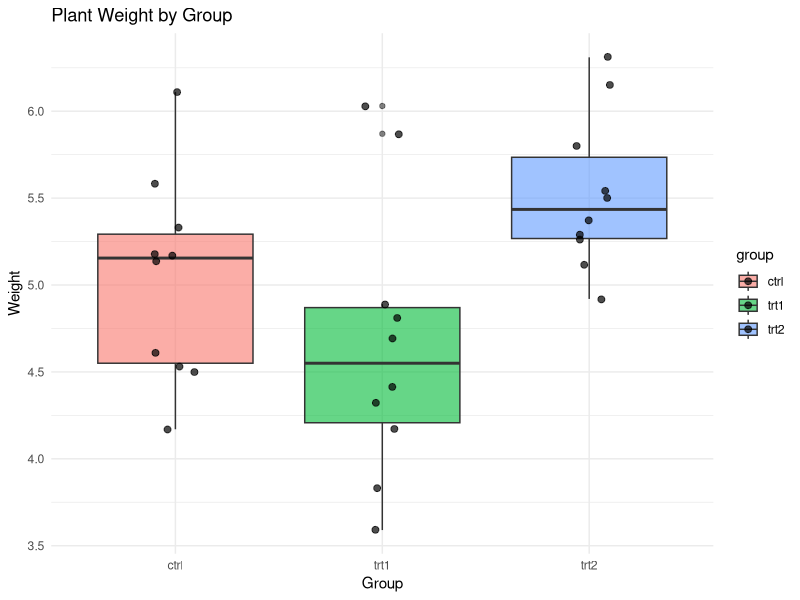
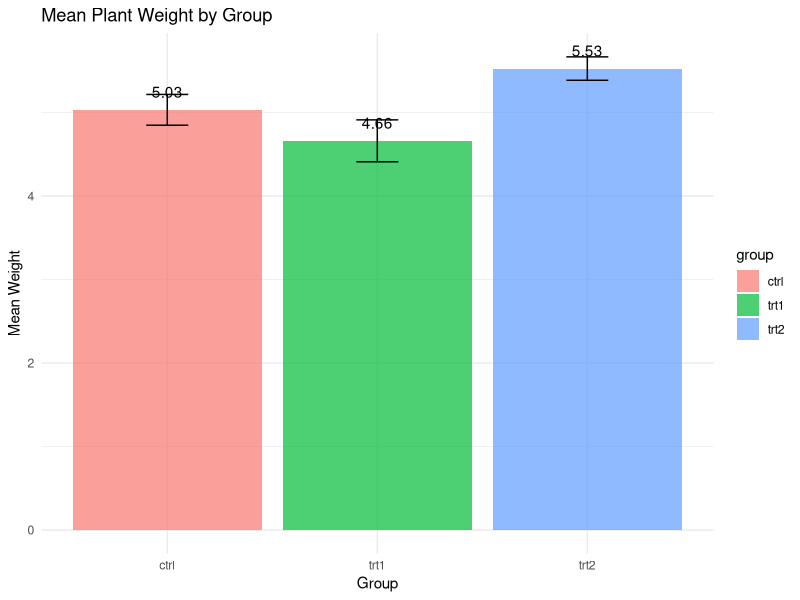
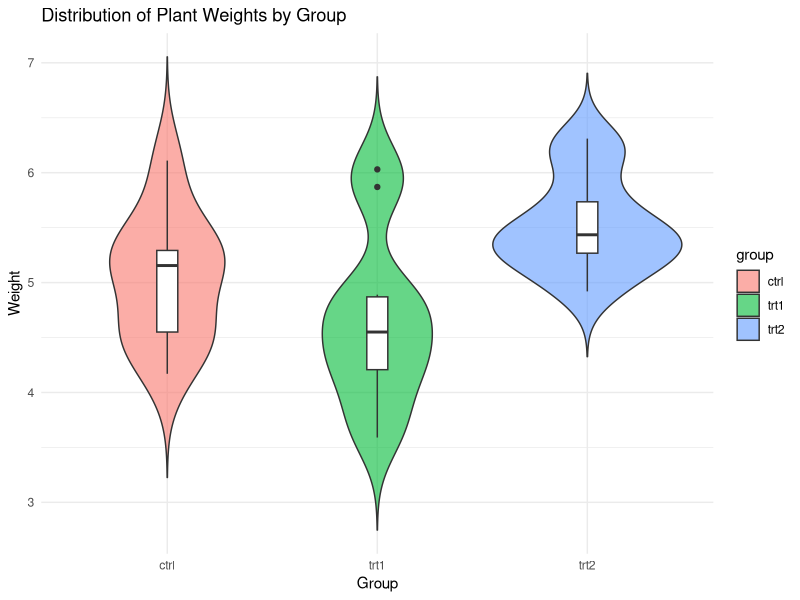

Recreate these plots in R, in order.
## ---- chunk 1
head(PlantGrowth)
summary(PlantGrowth)
table(PlantGrowth$group)
## ---- chunk 2
install.packages("dplyr", repos = "https://cloud.r-project.org")
library(dplyr)
install.packages("ggplot2", repos = "https://cloud.r-project.org")
library(ggplot2)

PlantGrowth %>%
  group_by(group) %>%
  summarise(
    mean_weight = mean(weight),
    sd_weight = sd(weight),
    n = n()
  )
## ---- chunk 3
install.packages("ggplot2", repos = "https://cloud.r-project.org")
library(ggplot2)

ggplot(PlantGrowth, aes(x = group, y = weight, fill = group)) +
  geom_boxplot(alpha = 0.6) +
  geom_jitter(width = 0.1, size = 2, alpha = 0.7) +
  labs(title = "Plant Weight by Group",
       x = "Group",
       y = "Weight") +
  theme_minimal()
## ---- chunk 4
install.packages("dplyr", repos = "https://cloud.r-project.org")
library(ggplot2)
install.packages("ggplot2", repos = "https://cloud.r-project.org")
library(dplyr)

stats <- PlantGrowth %>%
  group_by(group) %>%
  summarise(
    mean_weight = mean(weight),
    se = sd(weight) / sqrt(n())
  )
ggplot(stats, aes(x = group, y = mean_weight, fill = group)) +
  geom_col(alpha = 0.7) +
  geom_errorbar(aes(ymin = mean_weight - se, ymax = mean_weight + se),
                width = 0.2, color = "black") +
  geom_text(aes(label = round(mean_weight, 2)), vjust = -1) +
  labs(title = "Mean Plant Weight by Group",
       x = "Group",
       y = "Mean Weight") +
  theme_minimal()
## ---- chunk 5
model <- aov(weight ~ group, data=PlantGrowth)
summary(model)
## ---- chunk 6
TukeyHSD(model)
## ---- chunk 7
ggplot(PlantGrowth, aes(x = group, y = weight, fill = group)) +
  geom_violin(trim = FALSE, alpha = 0.6) +
  geom_boxplot(width = 0.1, fill = "white") +
  labs(title = "Distribution of Plant Weights by Group",
       x = "Group",
       y = "Weight") +
  theme_minimal()

